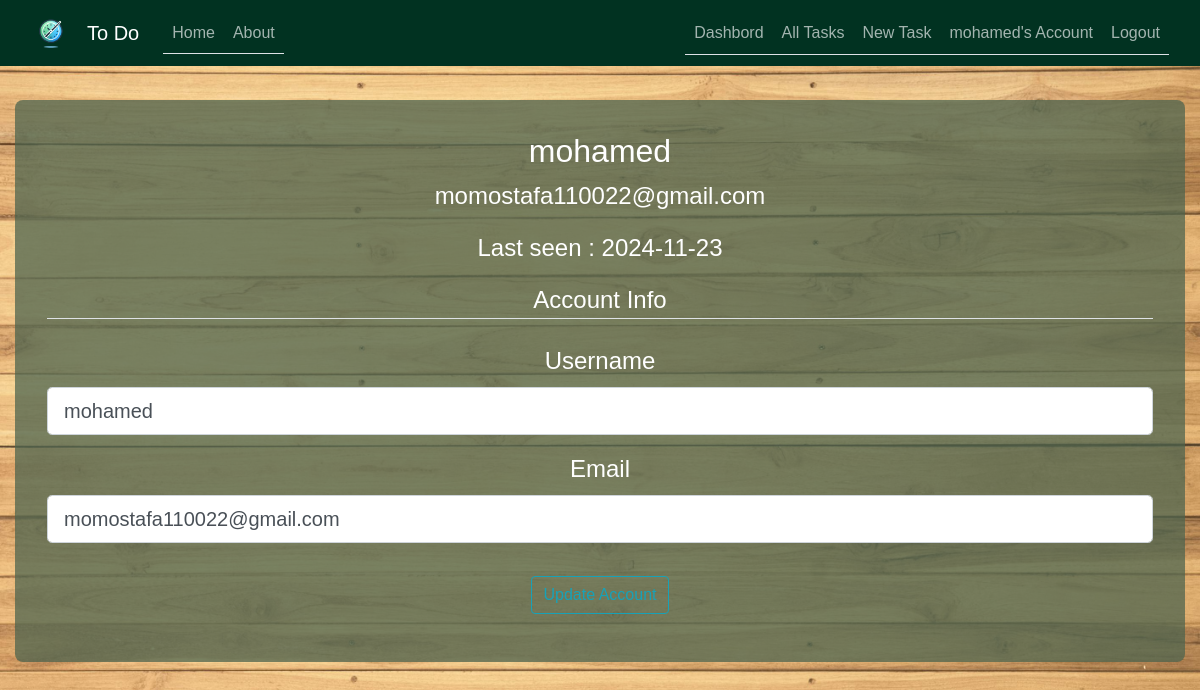
The app's page /account (signed in) with its own data.
### To_Do/models.py (models this page shows, shortened)
class User(db.Model, UserMixin):
    id = db.Column(db.Integer, primary_key=True)
    username = db.Column(db.String(50), unique=True, nullable=False)
    email = db.Column(db.String(100), unique=True, nullable=False)
    password = db.Column(db.String(255), nullable=False)
    date_joined = db.Column(db.DateTime, default=datetime.now)
    last_login = db.Column(db.DateTime, default=datetime.now)
    tasks = db.relationship("Task", backref="user", lazy=True)
    task_collaborators = db.relationship("TaskCollaborator", backref="user", lazy=True)

### To_Do/users/routes.py (the view)
@users.route("/account", methods=['GET', 'POST'])
@login_required
def account():
    form = UpdateAccountForm()
    if form.validate_on_submit():
        current_user.username = form.username.data
        current_user.email = form.email.data
        current_user.last_login = datetime.utcnow()
        db.session.add(current_user)
        db.session.commit()
        flash('Your account has been updated!', 'success')
        return redirect(url_for('users.account'))
    elif request.method == 'GET':
        if current_user.is_authenticated:
            form.username.data = current_user.username
            form.email.data = current_user.email
    return render_template('account.html', title='Account', form=form)

### To_Do/users/forms.py (shortened to what this page needs)
class UpdateAccountForm(FlaskForm):
    username = StringField(
        "Username", validators=[DataRequired(), Length(min=2, max=50)]
    )
    email = StringField("Email", validators=[DataRequired(), Email()])
    submit = SubmitField("Update Account")

### To_Do/models.py (called while the page is built)
@login_manager.user_loader
def load_user(user_id):
    return User.query.get(int(user_id))

### To_Do/templates/account.html (shortened to what this page needs)
{% extends "base.html" %}
{% block content %}
<div class="content-section">
    <div class="media">
        <div class="media-body">
            <h2 class="account-heading">{{ current_user.username }}</h2>
            <p class="text-secondary1" style="color: #fff;" >{{ current_user.email }}</p>
            {% if current_user.last_login != None %}
            <p class="text-secondary1" style="color: #fff;" >Last seen : {{ current_user.last_login.strftime('%Y-%m-%d') }}</p>
            {% else %}
            <p class="text-secondary1" style="color: #fff;" >Last seen : **** </p>
            {% endif %}
        </div>
    </div>
    <form method="POST" action="" enctype="multipart/form-data">
        <fieldset class="form-group">
            <legend class="border-bottom mb-4">Account Info</legend>
            <div class="form-group">
                {{ form.username.label(class="form-control-label") }}
                {% if form.username.errors %}
                    {{ form.username(class="form-control form-control-lg is-invalid") }}
                    <div class="invalid-feedback">
                        {% for error in form.username.errors %}
                            <span>{{ error }}</span>
                        {% endfor %}
                    </div>
                {% else %}
                    {{ form.username(class="form-control form-control-lg") }}
                {% endif %}
            </div>
            <div class="form-group">
                {{ form.email.label(class="form-control-label") }}
                {% if form.email.errors %}
                    {{ form.email(class="form-control form-control-lg is-invalid") }}
                    <div class="invalid-feedback">
                        {% for error in form.email.errors %}
                            <span>{{ error }}</span>
                        {% endfor %}
                    </div>
                {% else %}
                    {{ form.email(class="form-control form-control-lg") }}
                {% endif %}
            </div>
        </fieldset>
        <div class="form-group">
            {{ form.submit(class="btn btn-outline-info") }}
        </div>
    </form>
</div>
{% endblock content %}

### To_Do/templates/base.html (shortened to what this page needs)
<!DOCTYPE html>
<html>
<head>
    <link rel="stylesheet" href="https://maxcdn.bootstrapcdn.com/bootstrap/4.0.0/css/bootstrap.min.css">
    <link rel="stylesheet" type="text/css" href="{{ url_for('static', filename='/css/main.css') }}">
</head>
<body>
    <header class="site-header">
      <nav class="navbar navbar-expand-md navbar-dark bg-steel fixed-top">
        <div class="container">
        <a class="navbar-brand" href="/">
          <img src="{{ url_for('static', filename='logo.png') }}" alt="Logo" style="width:40px;">
        </a>
          <a class="navbar-brand mr-4" href="/">To Do</a>
          <div class="collapse navbar-collapse" id="navbarToggle">
            <div class="nav nav-tabs mr-auto navbar-nav">
              <a class="nav-item nav-link" href="/">Home</a>
              <a class="nav-item nav-link" href="/about">About</a>
            </div>
            <div class="nav nav-tabs">
              <div class="navbar-nav">
                {% if current_user.is_authenticated %}
                <a class="nav-link" href="/dashbord">Dashbord</a>
                  <a class="nav-link" href="{{ url_for('tasks.all_tasks') }}"> All Tasks </a>
                  <a class="nav-link" href="{{ url_for('tasks.new_task') }}">New Task</a>
                  <a class="nav-link" href="/account">{{ current_user.username }}'s Account</a>
                  <a class="nav-link" href="{{ url_for('users.logout') }}">Logout</a>
                {% else %}
                  <a class="nav-item nav-link" href="{{ url_for('users.login') }}">Login</a>
                  <a class="nav-item nav-link" href="{{ url_for('users.sign_up') }}">Sign Up</a>
                {% endif %}
              </div>
            </div>
          </div>
        </div>
      </nav>
    </header>
    <main role="main" class="container">
      <div class="row">
        <div class="col-md-12">
          {% block content %}{% endblock %}
        </div>
      </div>
    </main>
  </body>
</html>

### To_Do/static/css/main.css (style rules this page uses)
* { box-sizing: border-box; }
body { width: 100%; height: 100vh; font-family: Arial, sans-serif; background-image: url('../background.jpg'); background-position: center; background-size:cover; background-attachment:scroll; position: relative; margin-top: 5rem; color: #000000; }
.bg-steel { background-color: #013221; color: #000000; }
.container { width: 100%; max-width: 1400px; text-align: center; margin: 0 auto; border-radius: 40%; }
.content-section { background: #4c634ebc; padding: 2rem; border-radius: 8px; margin-top: 20px; color: #fff; font-size: 1.5rem; }
.site-header .navbar-nav .nav-link { color: #fdfeffa4; }
a { color: #f3f3f3; text-decoration: none; }

### records on screen
User: username "mohamed", email "momostafa110022@gmail.com", last_login "2024-11-23"
